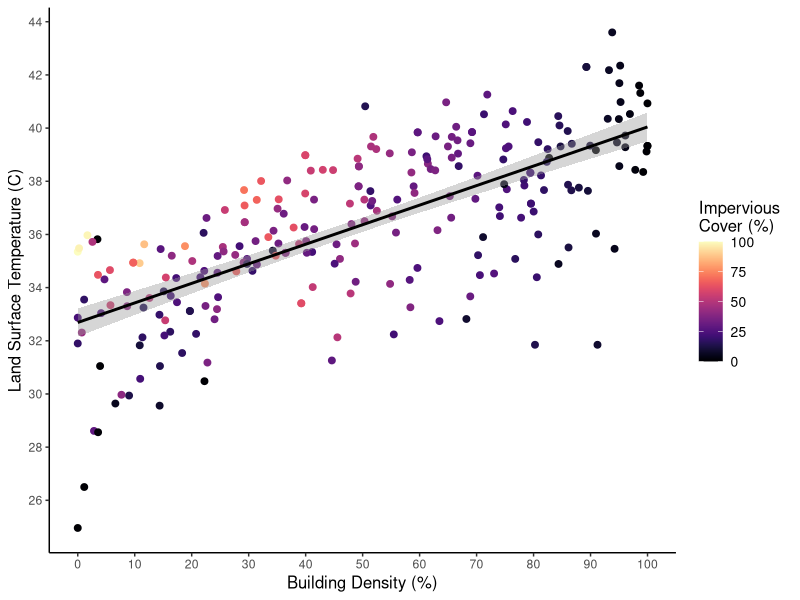
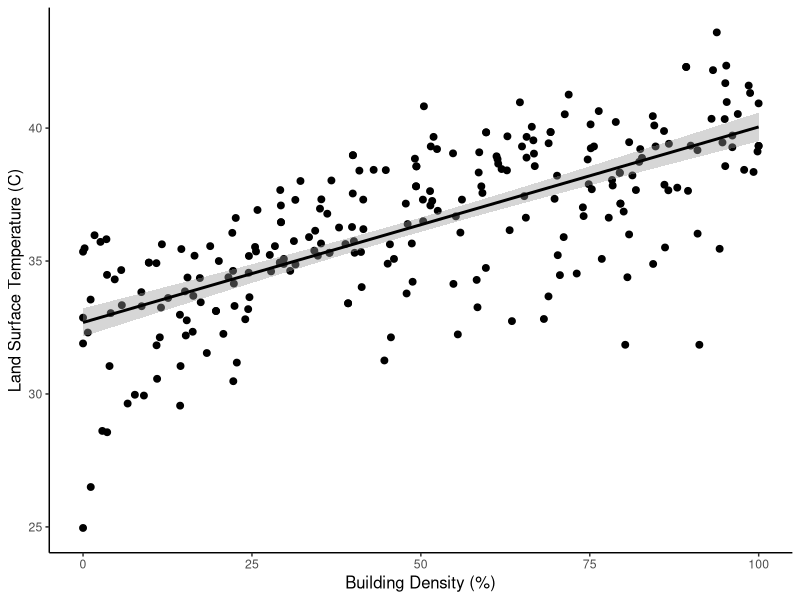
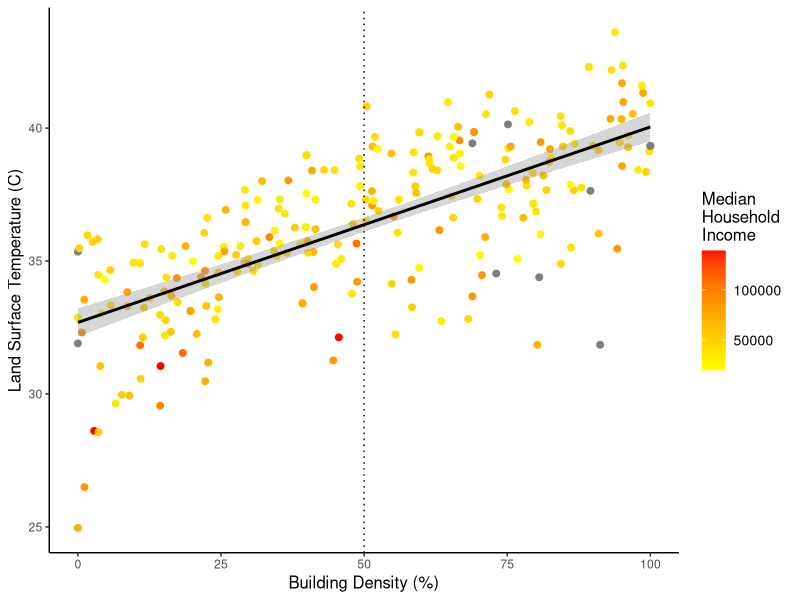
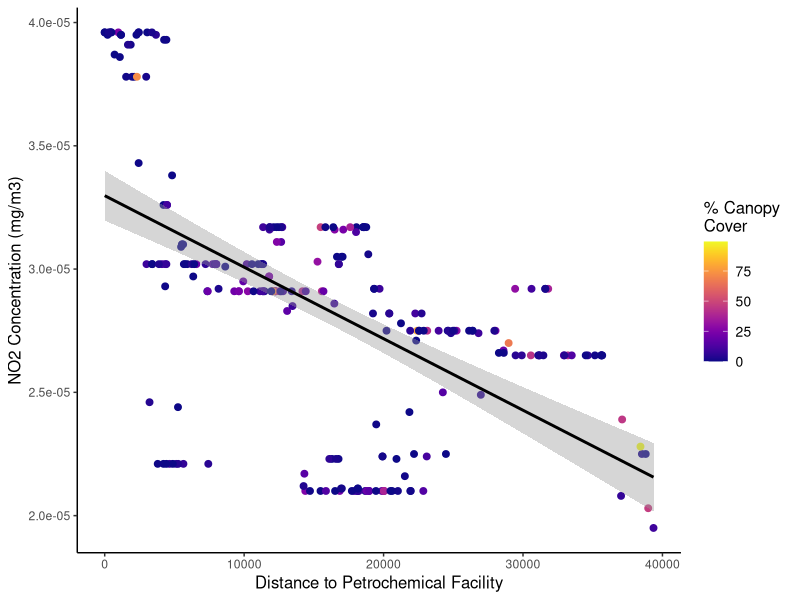
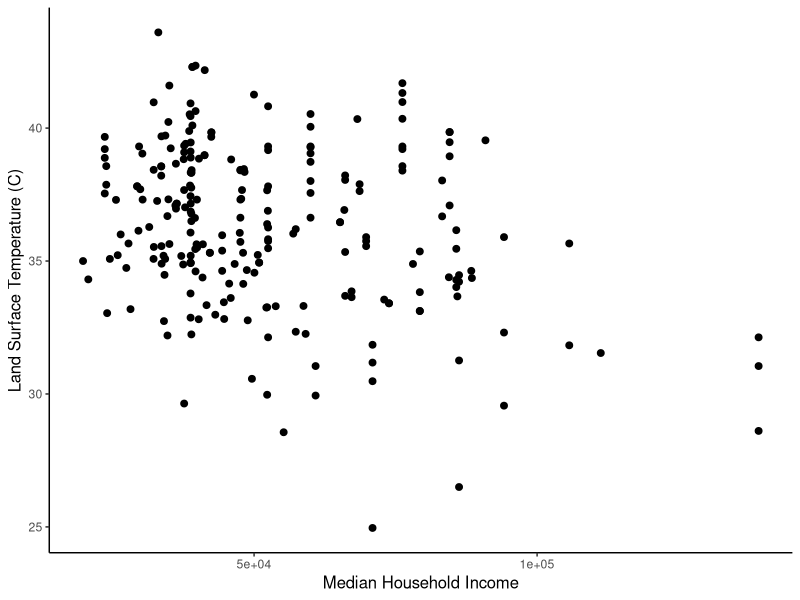
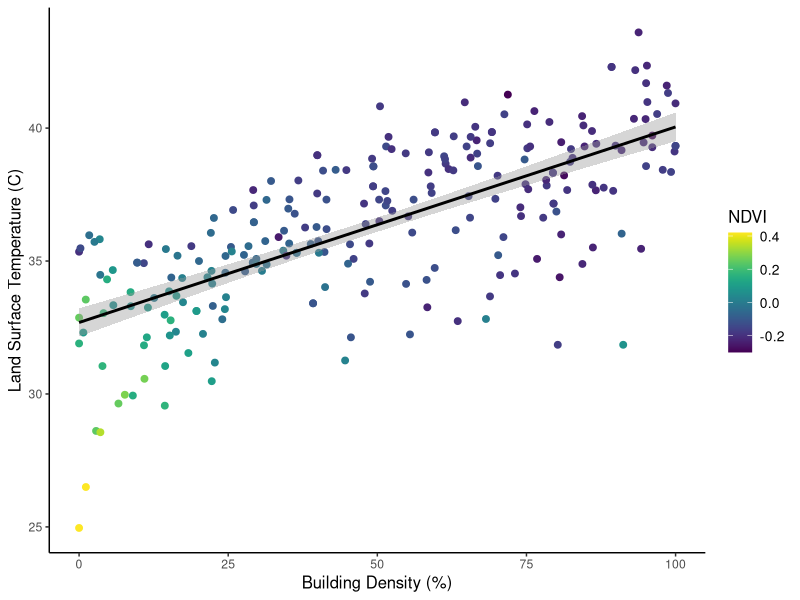
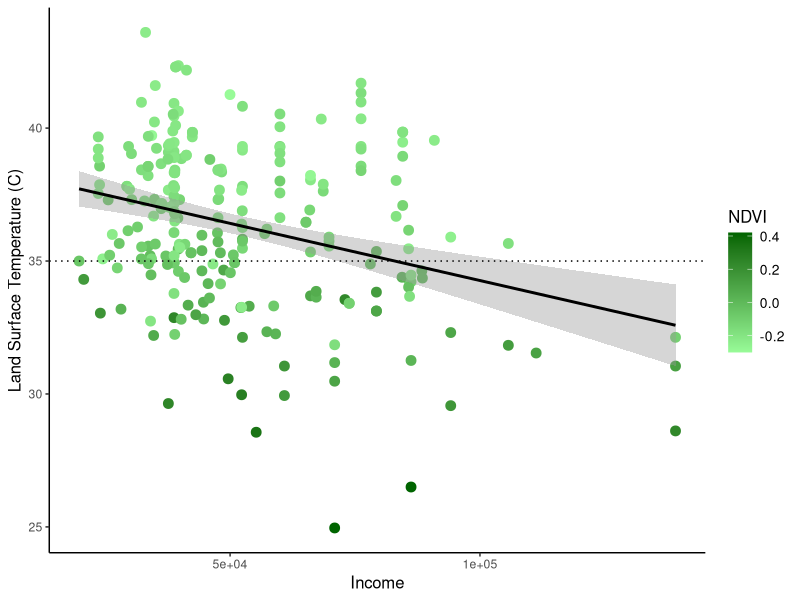
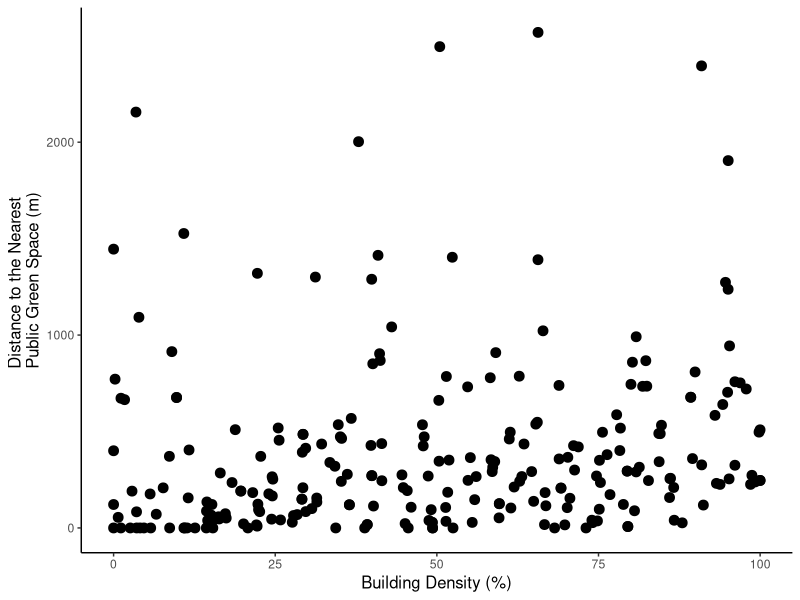

Reproduce these figures in R, in order.
data<-read.csv("Data/compiled_data_0813.csv")
library(ggplot2)
library(stringr)
library(tidyverse)
library(viridis)

my.theme<-theme(axis.title = element_text(size=12),
                legend.title=element_text(size=12),
                legend.text = element_text(size=10))

       
#Plot 1: BD vs. LST colour coded for impervious cover

plot1<-ggplot(data, aes(x=BD, y=LST_mean, color=Imp2)) +
  geom_point(size=2)+
  labs(x="Building Density (%)", y="Land Surface Temperature (C)",color="Impervious \nCover (%)")+
  geom_smooth(method=lm, color="black")+
  theme_classic()+
  scale_x_continuous(breaks = scales::pretty_breaks(n = 10)) +
  scale_y_continuous(breaks = scales::pretty_breaks(n = 10))+
  scale_color_viridis(option="A")

plot1+my.theme

plotx<-ggplot(data, aes(x=BD, y=LST_mean)) +
  geom_point(size=2)+
  labs(x="Building Density (%)", y="Land Surface Temperature (C)")+
  geom_smooth(method=lm, color="black")+
  theme_classic()

plotx+my.theme

#Plot 2: BD vs. LST colour coded for income

plot2<-ggplot(data, aes(x=BD, y=LST_mean, color=Income)) +
  geom_point(size=2)+
  labs(x="Building Density (%)", y="Land Surface Temperature (C)",color="Median \nHousehold \nIncome")+
  geom_smooth(method=lm, color="black")+
  theme_classic()+
  scale_color_gradient(low="yellow", high="red")+
  geom_vline(xintercept=c(50), linetype="dotted")
plot2+my.theme

#Plot 3: NO2 vs. distance to the petrochem facility colour coded for canopy cover
plot3<-ggplot(data, aes(x=petrochem_distance, y=NO2_mean, color=X.canopy)) +
  geom_point(size=2)+
  labs(x="Distance to Petrochemical Facility", y="NO2 Concentration (mg/m3)",color="% Canopy \nCover")+
  geom_smooth(method=lm, color="black")+
  theme_classic()+
  scale_color_viridis(option = "C")
plot3+my.theme

#Plot 4: LST vs. Income
plot4<-ggplot(data, aes(x=Income, y=LST_mean)) +
  geom_point(size=2)+
  labs(x="Median Household Income", y="Land Surface Temperature (C)")+
  theme_classic()
  
plot4+my.theme

#Plot 5: BD vs. LST colour coded for canopy cover

plot5<-ggplot(data, aes(x=BD, y=LST_mean, color=NDVImean)) +
  geom_point(size=2)+
  labs(x="Building Density (%)", y="Land Surface Temperature (C)",color="NDVI")+
  geom_smooth(method=lm, color="black")+
  theme_classic()+
  scale_color_viridis(option="D")

plot5+my.theme

#Plot 6: Income vs. LST colour coded for NDVI
plot6<-ggplot(data, aes(x=Income, y=LST_mean, color=NDVImean)) +
  geom_point(size=3)+
  labs(x="Income", y="Land Surface Temperature (C)",color="NDVI")+
  theme_classic()+
  scale_color_continuous(low="palegreen", high="darkgreen")+
  geom_smooth(method=lm, color="black")+
  geom_hline(yintercept=c(35), linetype="dotted")
plot6+my.theme

#Plot 7: Something about green space
plot7<-ggplot(data, aes(x=BD, y=Distance_M))+
  geom_point(size=3)+
  labs(x="Building Density (%)", y="Distance to the Nearest \nPublic Green Space (m)")+
  theme_classic()
plot7+my.theme

#Plot 8: Same thing but categorical
plot8<-ggplot(data, aes(x=BD, y=nearest_M))+
  geom_point(size=3)+
  labs(x="Building Density (%)", y="Distance to the Nearest \nPublic Green Space (minutes)")+
  theme_classic()
plot8+my.theme


#Plot 9: Manhattan's Distance GS vs. BD
gs.lm<-lm(Man_GS~BD+Income, data=data)
gs.lm
summary(gs.lm)
plot(Man_GS~BD, data=data)
abline(gs.lm)

plot(gs.lm)

plot9<-ggplot(data, aes(x=BD, y=Man_GS)) +
  geom_point(size=3)+
  labs(x="% Building Density", y="Road Network Distance to the \nNearest Green Space (m)")+
  theme_classic()+
  scale_color_continuous(low="yellow", high="darkgreen")+
  geom_smooth(method=lm, color="black")
plot9+my.theme

#Plot 10: Bringing in canopy cover to LST relationship
plot10<-ggplot(data, aes(x=BD, y=LST_mean, color=X.canopy)) +
  geom_point(size=2)+
  labs(x="Building Density (%)", y="Land Surface Temperature (C)",color="Canopy \nCover (%)")+
  geom_smooth(method=lm, color="black")+
  theme_classic()+
  scale_color_gradientn(colours=rainbow(5))
plot10+my.theme

lm<-lm(Man_GS~log(Income), data=data)
summary(lm)
plot(Man_GS~Income, data=data)
abline(lm)


## Plot 11: Housholds vs. Green Space in 500m Buffer
fil<-filter(data, Households>0)
plot11<-ggplot(fil, aes(x=Households, y=GS_500)) +
  geom_point(size=2)+
  labs(x="Number of Households", y="Green Space in 500m Buffer (m2)")+
  theme_classic()
plot11+my.theme
